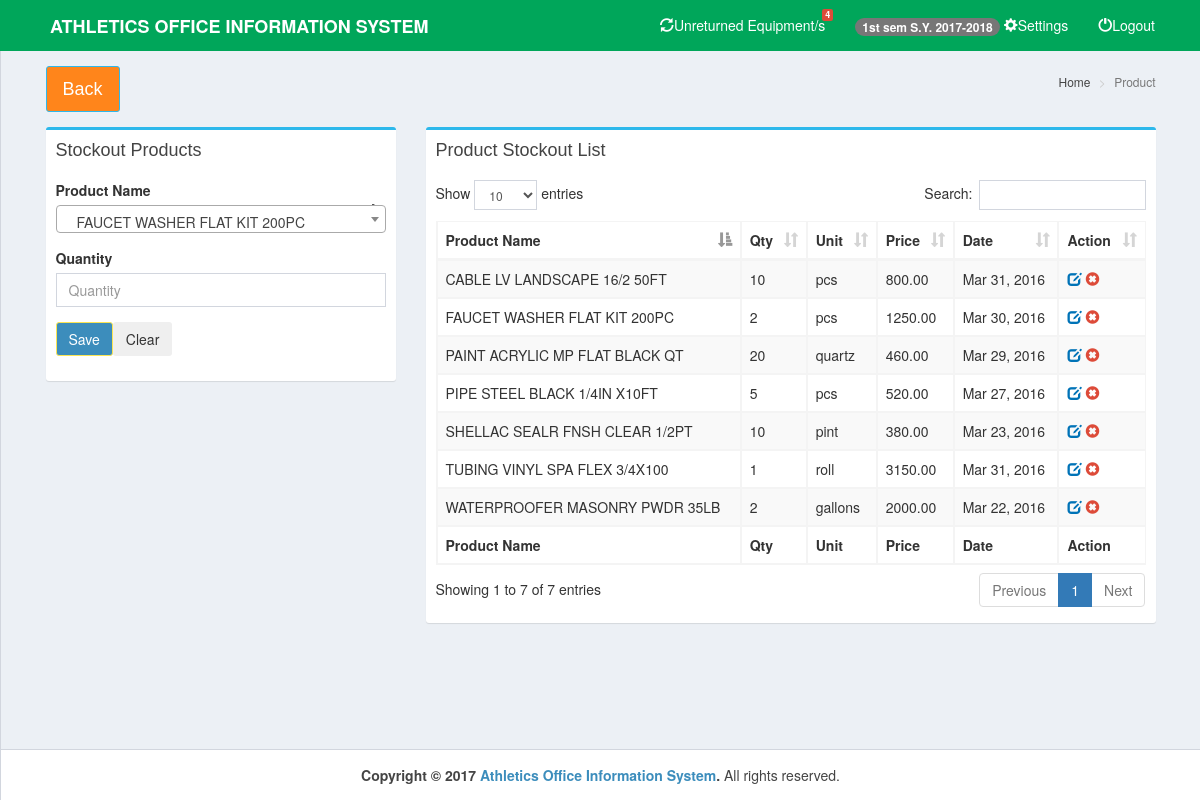
Page /pages/stockout.php on the committed database.
### tables this page shows
CREATE TABLE IF NOT EXISTS `settings` (
  `settings_id` int(11) NOT NULL AUTO_INCREMENT,
  `sem` varchar(15) NOT NULL,
  `sy` varchar(30) NOT NULL,
  PRIMARY KEY (`settings_id`)
);

CREATE TABLE `stockout` (
  `stockout_id` int(11) NOT NULL,
  `prod_id` int(11) NOT NULL,
  `qty` int(6) NOT NULL,
  `price` decimal(10,2) NOT NULL,
  `date` datetime NOT NULL
);

CREATE TABLE `product` (
  `prod_id` int(11) NOT NULL,
  `prod_name` varchar(100) NOT NULL,
  `cat_name` varchar(50) NOT NULL,
  `prod_price` decimal(10,2) NOT NULL,
  `prod_qty` varchar(10) NOT NULL,
  `prod_unit` varchar(50) NOT NULL,
  `prod_desc` varchar(50) NOT NULL,
  `reorder` int(6) NOT NULL
);

### pages/stockout.php (the view, shortened to what this page needs)
<!DOCTYPE html>
<html>
  <head>
    <link rel="stylesheet" href="../bootstrap/css/bootstrap.min.css">
    <link rel="stylesheet" href="../plugins/datatables/dataTables.bootstrap.css">
    <link rel="stylesheet" href="../dist/css/AdminLTE.min.css">
    <link rel="stylesheet" href="../plugins/select2/select2.min.css">
    <link rel="stylesheet" href="../dist/css/skins/_all-skins.min.css">
 </head>
  <body class="hold-transition skin-green-light layout-top-nav">
    <div class="wrapper">
      <?php include('../dist/includes/header.php');?>
      <div class="content-wrapper">
        <div class="container">
          <section class="content-header">
            <h1>
              <a class="btn btn-lg btn-warning" href="home.php">Back</a>
            </h1>
            <ol class="breadcrumb">
              <li><a href="#"><i class="fa fa-dashboard"></i> Home</a></li>
              <li class="active">Product</li>
            </ol>
          </section>
          <section class="content">
            <div class="row">
	      <div class="col-md-4">
              <div class="box box-primary">
                <div class="box-header">
                  <h3 class="box-title">Stockout Products</h3>
                </div>
                <div class="box-body">
                  <form method="post" action="stockout_add.php" enctype="multipart/form-data">
                  <div class="form-group">
                    <label for="date">Product Name</label>
                    <div class="input-group col-md-12">
                      <select class="form-control select2" name="prod_name" required>
                      <?php
			 include('../dist/includes/dbcon.php');
				$query2=mysqli_query($con,"select * from product order by prod_name")or die(mysqli_error());
				  while($row=mysqli_fetch_array($query2)){
		      ?>
				    <option value="<?php echo $row['prod_id'];?>"><?php echo $row['prod_name'];?></option>
		      <?php }?>
                    </select>
                    </div>
                  </div>
                  <div class="form-group">
                    <label for="date">Quantity</label>
                    <div class="input-group col-md-12">
                      <input type="text" class="form-control pull-right" id="date" name="qty" placeholder="Quantity" required>
                    </div>
                  </div>
                  <div class="form-group">
                    <div class="input-group">
                      <button class="btn btn-primary" id="daterange-btn" name="">
                        Save
                      </button>
					  <button class="btn" id="daterange-btn">
                        Clear
                      </button>
                    </div>
                  </div>
				</form>
                </div>
              </div>
            </div>
            <div class="col-xs-8">
              <div class="box box-primary">
                <div class="box-header">
                  <h3 class="box-title">Product Stockout List</h3>
                </div>
                <div class="box-body">
                  <table id="example1" class="table table-bordered table-striped">
                    <thead>
                      <tr>
                        <th>Product Name</th>
                        <th>Qty</th>
						<th>Unit</th>
						<th>Price</th>
						<th>Date</th>
                        <th>Action</th>
                      </tr>
                    </thead>
                    <tbody>
<?php
		$query=mysqli_query($con,"select * from stockout natural join product order by date desc")or die(mysqli_error());
		while($row=mysqli_fetch_array($query)){
?>
                      <tr>
                        <td><?php echo $row['prod_name'];?></td>
                        <td><?php echo $row['qty'];?></td>
						<td><?php echo $row['prod_unit'];?></td>
						<td><?php echo $row['price'];?></td>
						<td><?php echo date("M d, Y",strtotime($row['date']));?></td>
                        <td>
				<a href="#updateordinance<?php echo $row['prod_id'];?>" data-target="#updateordinance<?php echo $row['prod_id'];?>" data-toggle="modal" style="color:#fff;" class="small-box-footer"><i class="glyphicon glyphicon-edit text-blue"></i></a>
				<i class="glyphicon glyphicon-remove-sign text-red"></i>
						</td>
                      </tr>
<?php }?>
                    </tbody>
                    <tfoot>
                      <tr>
                        <th>Product Name</th>
                        <th>Qty</th>
						<th>Unit</th>
						<th>Price</th>
						<th>Date</th>
                        <th>Action</th>
                      </tr>
                    </tfoot>
                  </table>
                </div>
            </div>
          </div>
          </section>
        </div>
      </div>
      <?php include('../dist/includes/footer.php');?>
    </div>
  </body>
</html>

### dist/includes/header.php (shortened to what this page needs)
<?php
  include('../dist/includes/dbcon.php');
  $query=mysqli_query($con,"select * from settings")or die(mysqli_error($con));
    $row=mysqli_fetch_array($query);
    $sem=$row['sem'];
    $sy=$row['sy'];
?>
      <header class="main-header">
        <nav class="navbar navbar-static-top">
          <div class="container">
            <div class="navbar-header" style="padding-left:20px">
              <a href="home.php" class="navbar-brand"><b>ATHLETICS OFFICE INFORMATION SYSTEM</b></a>
            </div>
              <div class="navbar-custom-menu">
                <ul class="nav navbar-nav">
                  <li class="dropdown notifications-menu">
                    <a href="#" class="dropdown-toggle" data-toggle="dropdown">
                      <i class="glyphicon glyphicon-refresh"></i>Unreturned Equipment/s
                      <span class="label label-danger">
                      <?php
                      $query=mysqli_query($con,"select COUNT(*) as count from borrow where status='0'")or die(mysqli_error());
		                    	$row=mysqli_fetch_array($query);
		                      echo $row['count'];
			                 ?>
                      </span>
                    </a>
                  </li>
                  <li class="dropdown notifications-menu">
                    <a href="settings.php">
                      <span class="badge badge-danger"><?php echo $sem." sem S.Y. ".$sy;?></span>
                      <i class="glyphicon glyphicon-cog"></i>Settings
                    </a>
                  </li>
                  <li class="">
                    <a href="logout.php" class="dropdown-toggle">
                      <i class="glyphicon glyphicon-off"></i>Logout
                    </a>
                  </li>
                </ul>
              </div>
          </div>
        </nav>
      </header>

### rows in the picture
settings: sem "1st", sy "2017-2018"
stockout: prod.prod_name "TUBING VINYL SPA FLEX 3/4X100", qty "1", prod.prod_unit "roll", price "3150.00", date "Mar 31, 2016"
stockout: prod.prod_name "CABLE LV LANDSCAPE 16/2 50FT", qty "10", prod.prod_unit "pcs", price "800.00", date "Mar 31, 2016"
stockout: prod.prod_name "FAUCET WASHER FLAT KIT 200PC", qty "2", prod.prod_unit "pcs", price "1250.00", date "Mar 30, 2016"
stockout: prod.prod_name "PAINT ACRYLIC MP FLAT BLACK QT", qty "20", prod.prod_unit "quartz", price "460.00", date "Mar 29, 2016"
stockout: prod.prod_name "PIPE STEEL BLACK 1/4IN X10FT", qty "5", prod.prod_unit "pcs", price "520.00", date "Mar 27, 2016"
stockout: prod.prod_name "SHELLAC SEALR FNSH CLEAR 1/2PT", qty "10", prod.prod_unit "pint", price "380.00", date "Mar 23, 2016"
stockout: prod.prod_name "WATERPROOFER MASONRY PWDR 35LB", qty "2", prod.prod_unit "gallons", price "2000.00", date "Mar 22, 2016"

### other values in the picture
$row['count'] "4"
form field prod_name "FAUCET WASHER FLAT KIT 200PC"
